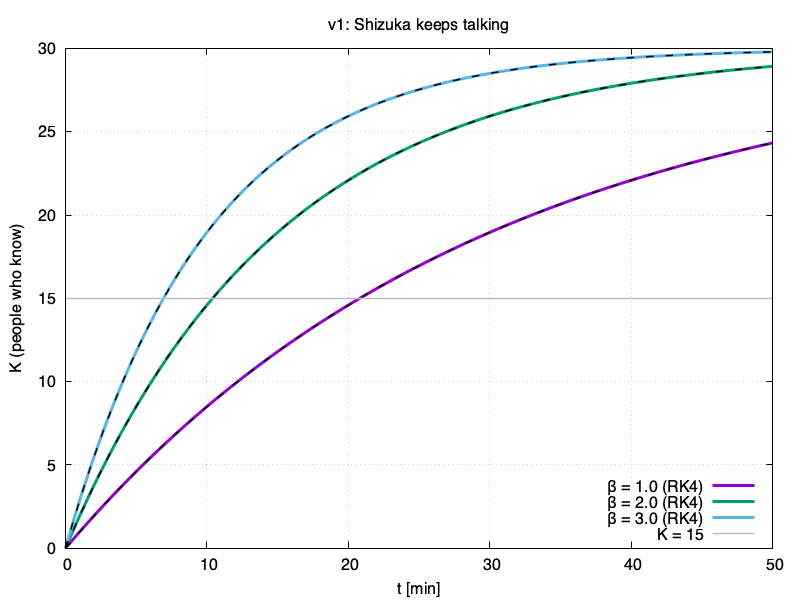

Generate this figure with gnuplot:
set terminal pngcairo size 800,600
set output "v1.png"

set xlabel "t [min]"
set ylabel "K (people who know)"
set xrange [0:50]
set yrange [0:30]
set grid
set key right bottom
set title "v1: Shizuka keeps talking"

# v1_betaX.X.dat : 1列目 t, 2列目 S (RK4), 3列目 S_exact
# K = 30 - S なので、($2) と ($3) から計算して描く
betas = "1.0 2.0 3.0"
plot for [b in betas] sprintf("v1_beta%s.dat", b) u 1:(30-$2) w l lw 3 t sprintf("{/Symbol b} = %s (RK4)", b), \
     for [b in betas] sprintf("v1_beta%s.dat", b) u 1:(30-$3) w l lw 1.5 dt 2 lc "black" notitle, \
     15 w l lw 1.5 lc "gray" t "K = 15"
